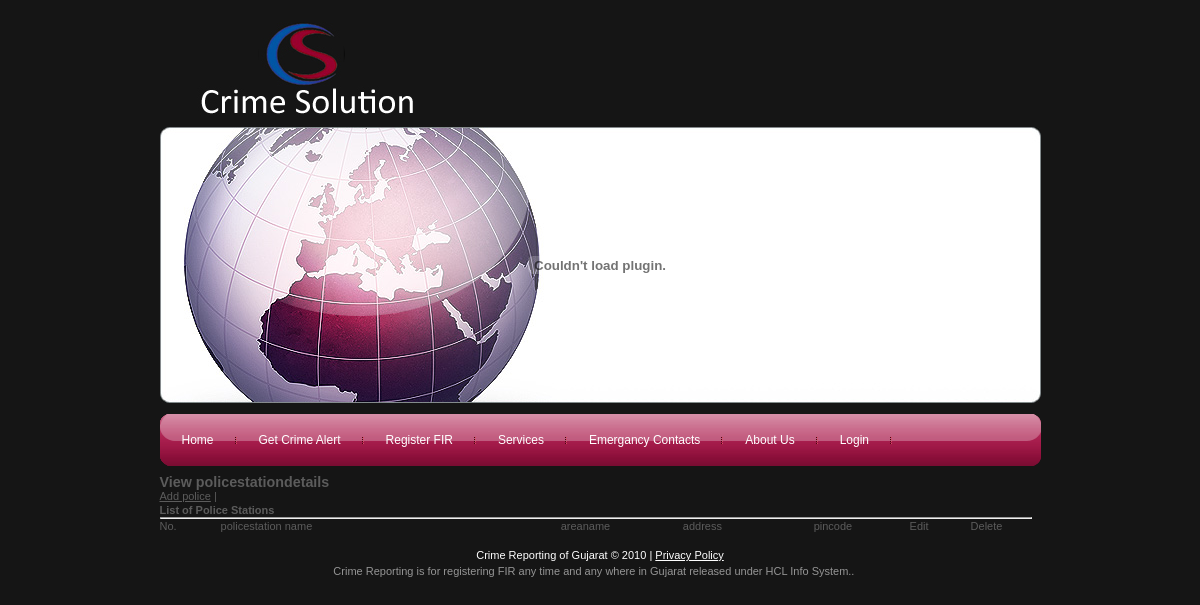
The page /viewInbox.php on the database as committed earlier.
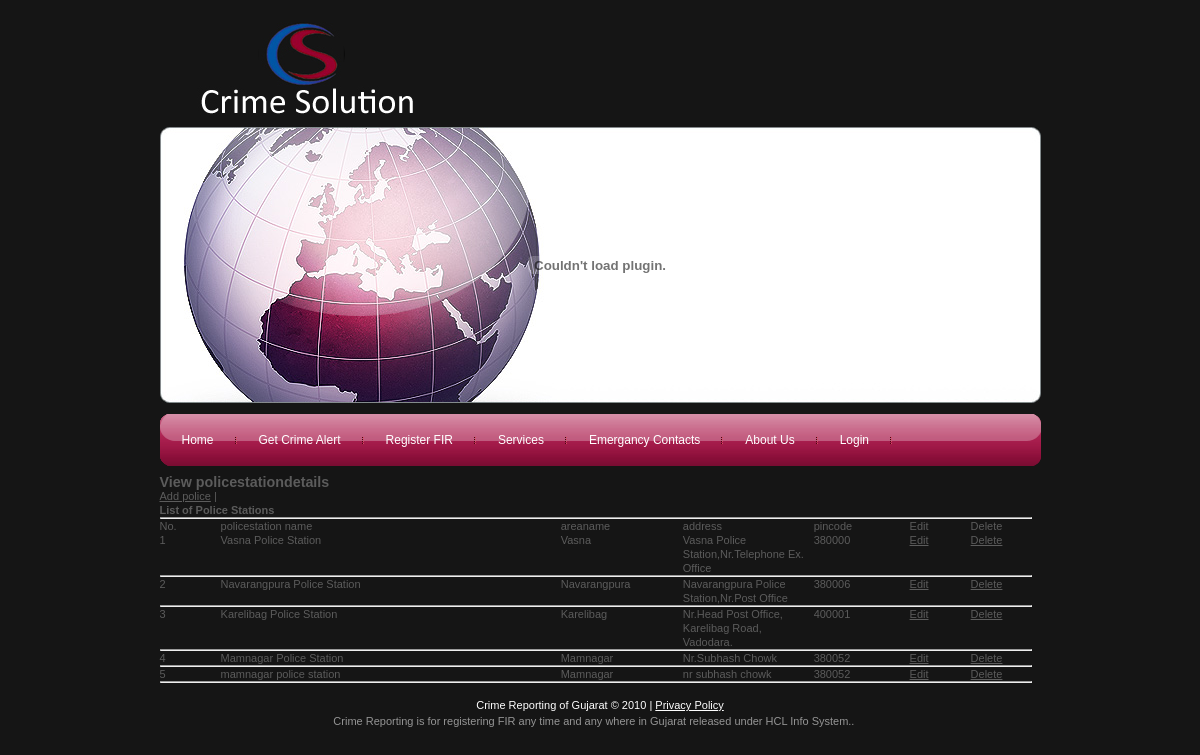
The same page on the database as committed later.
### tables this page shows
CREATE TABLE `mstr_policestation` (
  `poilcestation_id` int(10) unsigned NOT NULL AUTO_INCREMENT,
  `area_id` int(10) unsigned NOT NULL,
  `address` varchar(255) NOT NULL,
  `contact_no` int(10) unsigned NOT NULL,
  `Email_id` varchar(255) NOT NULL,
  `contact_person` varchar(45) NOT NULL,
  `starting_date` datetime NOT NULL,
  `policestation_name` varchar(45) NOT NULL,
  `city_id` int(10) unsigned NOT NULL,
  PRIMARY KEY (`poilcestation_id`),
  KEY `FK_mstr_policestation_1` (`area_id`),
  KEY `FK_mstr_policestation_2` (`city_id`),
  CONSTRAINT `FK_mstr_policestation_1` FOREIGN KEY (`area_id`) REFERENCES `mstr_area` (`area_id`),
  CONSTRAINT `FK_mstr_policestation_2` FOREIGN KEY (`city_id`) REFERENCES `mstr_city` (`city_id`)
);

CREATE TABLE `mstr_area` (
  `area_id` int(10) unsigned NOT NULL AUTO_INCREMENT,
  `area_name` varchar(45) NOT NULL,
  `pincode` int(10) unsigned NOT NULL,
  `city_id` int(10) unsigned NOT NULL,
  PRIMARY KEY (`area_id`),
  KEY `FK_mstr_area_1` (`city_id`),
  CONSTRAINT `FK_mstr_area_1` FOREIGN KEY (`city_id`) REFERENCES `mstr_city` (`city_id`)
);

### viewInbox.php (the view, shortened to what this page needs)
<?php
include("header.php");
$selectAllUserQuery = "select *from mstr_policestation mp,mstr_area a where a.area_id = mp.area_id";
$resultSet = mysql_query($selectAllUserQuery) or die(mysql_error());
?>
      <h1>View policestationdetails </h1>  <a href="policestationdetail.php">Add police</a> |
      <table width="99%">
        <tr>
          <th colspan="8" class="first"><strong>List of Police Stations</strong></th>
        </tr>
		<tr>
	  <td colspan="7"><hr /></td>
	  </tr>
        <tr>
          	<td width="7%">No.</td>
			<td width="39%">policestation name</td>
			<td width="14%">areaname	</td>
			<td width="15%">address</td>
			<td width="11%">pincode</td>
			<td width="7%">Edit</td>
			<td width="7%">Delete</td>
        </tr>
        <?php
	$i=1;
	while($record = mysql_fetch_array($resultSet))
	{
	?>
	<tr>
		<td>
		<?php echo $i++; ?></td>
		<td><?php echo $record["policestation_name"];?></td>
		<td><?php echo $record["area_name"];?></td>
		<td><?php echo $record["address"];?></td>
		<td><?php echo $record["pincode"];?></td>
		<td><a href="editpolicestation.php?psname=<?php echo $record["policestation_name"];?>">
		Edit</a>
		</td>
	    <td><a href="deletepolicestation.php?psname=<?php echo $record["policestation_name"];?>">       Delete</a></td>
  </tr>
	<tr>
	  <td colspan="7"><hr /></td>
	  </tr>
<?php
}
?>
</table>
    </div>
<?php include("footer.php");?>

Rows that differ between the two databases and show on the page:
added mstr_policestation: policestation_name "Vasna Police Station", area.area_name "Vasna", address "Vasna Police Station,Nr.Telephone Ex. Office", area.pincode "380000"
added mstr_policestation: policestation_name "Navarangpura Police Station", area.area_name "Navarangpura", address "Navarangpura Police Station,Nr.Post Office", area.pincode "380006"
added mstr_policestation: policestation_name "Karelibag Police Station", area.area_name "Karelibag", address "Nr.Head Post Office, Karelibag Road, Vadodara.", area.pincode "400001"
added mstr_policestation: policestation_name "Mamnagar Police Station", area.area_name "Mamnagar", address "Nr.Subhash Chowk", area.pincode "380052"
added mstr_policestation: policestation_name "mamnagar police station", area.area_name "Mamnagar", address "nr subhash chowk", area.pincode "380052"
